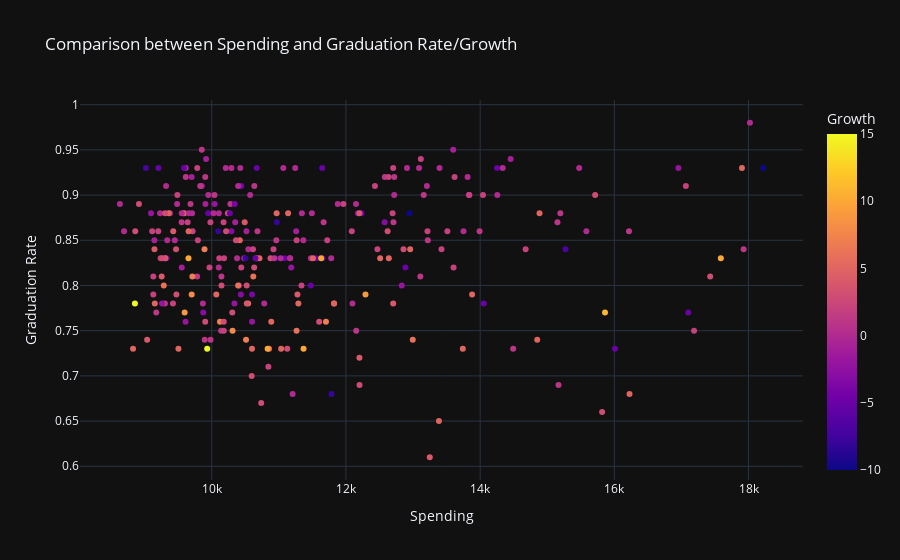

Write notebook code for a chart like this one.
### Code cell
fig = px.scatter(
    growthdf,
    title="Comparison between Spending and Graduation Rate/Growth",
    x="Spending",
    y="Graduation Rate",
    # size="County Value",
    color="Growth",
    template="plotly_dark",
)
# fig.update_traces(textposition='top left')
# Years 
fig.update_layout(showlegend= False)
fig.show()

### Figure 1 — Plotly figure (JSON) as saved in the notebook; plotly's stock layout.template omitted (floating-point values rounded to 4 significant figures; data arrays with more than 128 entries replaced by an {"elided": "..."} marker saying what was removed)
{"data": [{"hovertemplate": "Spending=%{x}<br>Graduation Rate=%{y}<br>Growth=%{marker.color}<extra></extra>", "legendgroup": "", "marker": {"color": {"elided": "278 float values"}, "coloraxis": "coloraxis", "symbol": "circle"}, "mode": "markers", "name": "", "orientation": "v", "showlegend": false, "type": "scatter", "x": {"elided": "278 int values"}, "xaxis": "x", "y": {"elided": "278 float values"}, "yaxis": "y"}], "layout": {"coloraxis": {"colorbar": {"title": {"text": "Growth"}}, "colorscale": [[0, "#0d0887"], [0.1111, "#46039f"], [0.2222, "#7201a8"], [0.3333, "#9c179e"], [0.4444, "#bd3786"], [0.5556, "#d8576b"], [0.6667, "#ed7953"], [0.7778, "#fb9f3a"], [0.8889, "#fdca26"], [1, "#f0f921"]]}, "legend": {"tracegroupgap": 0}, "showlegend": false, "title": {"text": "Comparison between Spending and Graduation Rate/Growth"}, "xaxis": {"anchor": "y", "domain": [0, 1], "title": {"text": "Spending"}}, "yaxis": {"anchor": "x", "domain": [0, 1], "title": {"text": "Graduation Rate"}}}}
